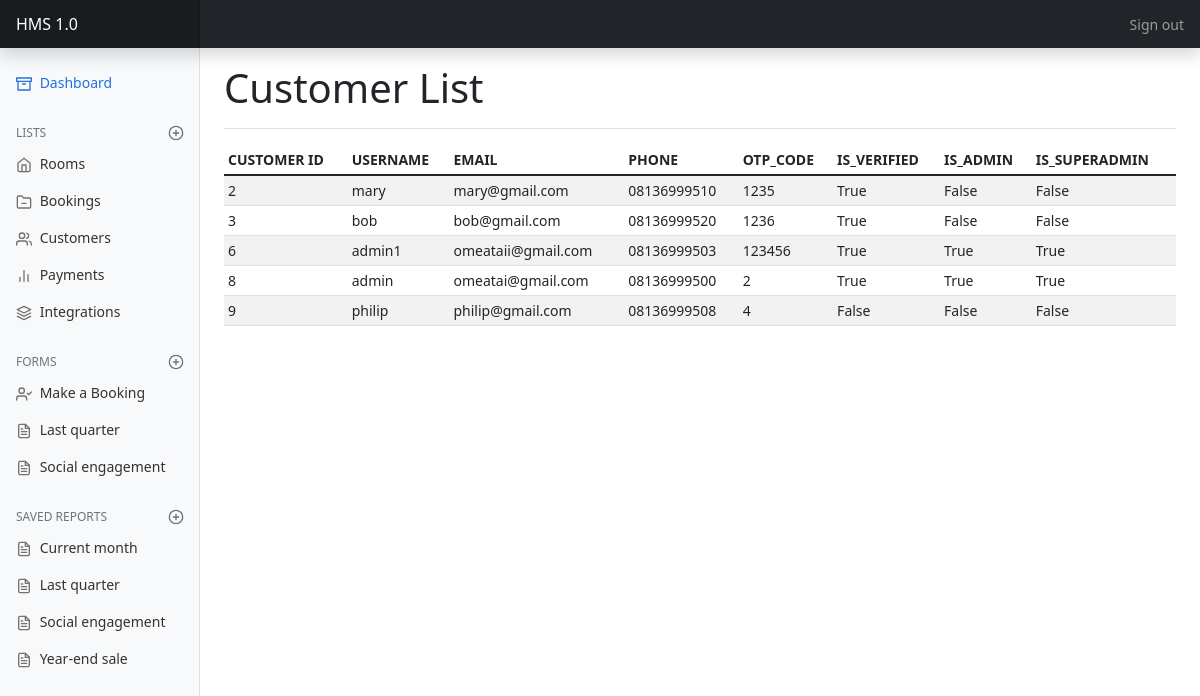
The app's page /customers/ with its own data.
### hotel/models.py (models this page shows, shortened)
class User(AbstractUser):
    username = models.CharField(max_length=200, unique=True)
    email = models.EmailField(max_length=200, unique=True)
    phone_number = models.CharField(max_length=200, unique=True)
    password = models.CharField(max_length=200)
    otp_code = models.CharField(max_length=200, default=None, unique=True, null=True)
    email_verified = models.BooleanField(default=False)
    is_admin = models.BooleanField(default=False)
    is_superadmin = models.BooleanField(default=False)
    created_at = models.DateTimeField(auto_now_add=True, null=True)
    updated_at = models.DateTimeField(auto_now=True, null=True)

### hotel/views.py (the view)
# urls.py: path('customers/', views.CustomerList.as_view(), name='customer_lists'),
class CustomerList(ListView):
    model = User

### hotel/templates/hotel/user_list.html
{% extends "hotel/base_dashboard.html" %}
{% load static %}
{% block heading %}
    <h1>Customer List</h1>
{% endblock heading %}
{% block main %}
        <div class="table-responsive">
        <table class="table table-striped table-sm">
            <thead>
            <tr>
                <th scope="col">CUSTOMER ID</th>
                <th scope="col">USERNAME</th>
                <th scope="col">EMAIL</th>
                <th scope="col">PHONE</th>
                <th scope="col">OTP_CODE</th>
                <th scope="col">IS_VERIFIED</th>
                <th scope="col">IS_ADMIN</th>
                <th scope="col">IS_SUPERADMIN</th>
            </tr>
            </thead>
            <tbody>
            {% for customer in user_list %}
            <tr>
                <td>{{customer.id}}</td>
                <td>{{customer.username}}</td>
                <td>{{customer.email}}</td>
                <td>{{customer.phone_number}}</td>
                <td>{{customer.otp_code}}</td>
                <td>{{customer.email_verified}}</td>
                <td>{{customer.is_admin}}</td>
                <td>{{customer.is_superadmin}}</td>
            </tr>
            {% endfor %}
            </tbody>
        </table>
        </div>
{% endblock main %}

### hotel/static/hotel/dashboard.css (style rules this page uses)
body { font-size: .875rem; }

### records on screen
User: id "2", username "mary", email "mary@gmail.com", phone_number "08136999510", otp_code "1235", email_verified "True", is_admin "False", is_superadmin "False"
User: id "3", username "bob", email "bob@gmail.com", phone_number "08136999520", otp_code "1236", email_verified "True", is_admin "False", is_superadmin "False"
User: id "6", username "admin1", email "omeataii@gmail.com", phone_number "08136999503", otp_code "123456", email_verified "True", is_admin "True", is_superadmin "True"
User: id "8", username "admin", email "omeatai@gmail.com", phone_number "08136999500", otp_code "2", email_verified "True", is_admin "True", is_superadmin "True"
User: id "9", username "philip", email "philip@gmail.com", phone_number "08136999508", otp_code "4", email_verified "False", is_admin "False", is_superadmin "False"
